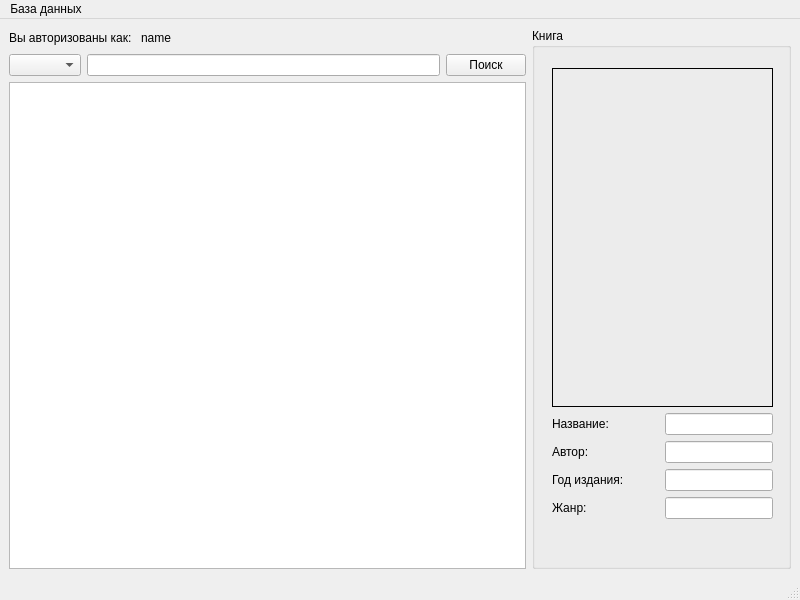
<?xml version="1.0" encoding="UTF-8"?>
<ui version="4.0">
 <class>MainWindow</class>
 <widget class="QMainWindow" name="MainWindow">
  <property name="geometry">
   <rect>
    <x>0</x>
    <y>0</y>
    <width>800</width>
    <height>600</height>
   </rect>
  </property>
  <property name="windowTitle">
   <string>MainWindow</string>
  </property>
  <widget class="QWidget" name="centralwidget">
   <layout class="QHBoxLayout" name="horizontalLayout_7" stretch="2,1">
    <item>
     <layout class="QVBoxLayout" name="verticalLayout_3">
      <item>
       <layout class="QHBoxLayout" name="horizontalLayout_6">
        <item>
         <widget class="QLabel" name="label">
          <property name="text">
           <string>Вы авторизованы как: </string>
          </property>
         </widget>
        </item>
        <item>
         <widget class="QLabel" name="user_name">
          <property name="text">
           <string>name</string>
          </property>
         </widget>
        </item>
        <item>
         <spacer name="horizontalSpacer">
          <property name="orientation">
           <enum>Qt::Horizontal</enum>
          </property>
          <property name="sizeHint" stdset="0">
           <size>
            <width>40</width>
            <height>20</height>
           </size>
          </property>
         </spacer>
        </item>
       </layout>
      </item>
      <item>
       <layout class="QVBoxLayout" name="verticalLayout_2">
        <item>
         <layout class="QHBoxLayout" name="horizontalLayout_5">
          <item>
           <widget class="QComboBox" name="search_selection"/>
          </item>
          <item>
           <widget class="QLineEdit" name="search_line"/>
          </item>
          <item>
           <widget class="QPushButton" name="search_btn">
            <property name="text">
             <string>Поиск</string>
            </property>
           </widget>
          </item>
         </layout>
        </item>
        <item>
         <widget class="QTableView" name="tableView"/>
        </item>
       </layout>
      </item>
     </layout>
    </item>
    <item>
     <widget class="QGroupBox" name="groupBox">
      <property name="title">
       <string>Книга</string>
      </property>
      <widget class="QWidget" name="">
       <property name="geometry">
        <rect>
         <x>20</x>
         <y>40</y>
         <width>221</width>
         <height>451</height>
        </rect>
       </property>
       <layout class="QVBoxLayout" name="verticalLayout" stretch="9,1,1,1,1">
        <item>
         <widget class="QLabel" name="cover">
          <property name="frameShape">
           <enum>QFrame::Box</enum>
          </property>
          <property name="text">
           <string/>
          </property>
         </widget>
        </item>
        <item>
         <layout class="QHBoxLayout" name="horizontalLayout">
          <item>
           <widget class="QLabel" name="label_2">
            <property name="text">
             <string>Название:</string>
            </property>
           </widget>
          </item>
          <item>
           <widget class="QLineEdit" name="book_name">
            <property name="sizePolicy">
             <sizepolicy hsizetype="Fixed" vsizetype="Fixed">
              <horstretch>0</horstretch>
              <verstretch>0</verstretch>
             </sizepolicy>
            </property>
            <property name="readOnly">
             <bool>true</bool>
            </property>
           </widget>
          </item>
         </layout>
        </item>
        <item>
         <layout class="QHBoxLayout" name="horizontalLayout_2">
          <item>
           <widget class="QLabel" name="label_3">
            <property name="text">
             <string>Автор:</string>
            </property>
           </widget>
          </item>
          <item>
           <widget class="QLineEdit" name="book_author">
            <property name="sizePolicy">
             <sizepolicy hsizetype="Fixed" vsizetype="Fixed">
              <horstretch>0</horstretch>
              <verstretch>0</verstretch>
             </sizepolicy>
            </property>
            <property name="readOnly">
             <bool>true</bool>
            </property>
           </widget>
          </item>
         </layout>
        </item>
        <item>
         <layout class="QHBoxLayout" name="horizontalLayout_3">
          <item>
           <widget class="QLabel" name="label_4">
            <property name="text">
             <string>Год издания:</string>
            </property>
           </widget>
          </item>
          <item>
           <widget class="QLineEdit" name="book_year">
            <property name="sizePolicy">
             <sizepolicy hsizetype="Fixed" vsizetype="Fixed">
              <horstretch>0</horstretch>
              <verstretch>0</verstretch>
             </sizepolicy>
            </property>
            <property name="readOnly">
             <bool>true</bool>
            </property>
           </widget>
          </item>
         </layout>
        </item>
        <item>
         <layout class="QHBoxLayout" name="horizontalLayout_4">
          <item>
           <widget class="QLabel" name="label_5">
            <property name="text">
             <string>Жанр:</string>
            </property>
           </widget>
          </item>
          <item>
           <widget class="QLineEdit" name="book_genre">
            <property name="sizePolicy">
             <sizepolicy hsizetype="Fixed" vsizetype="Fixed">
              <horstretch>0</horstretch>
              <verstretch>0</verstretch>
             </sizepolicy>
            </property>
            <property name="readOnly">
             <bool>true</bool>
            </property>
           </widget>
          </item>
         </layout>
        </item>
       </layout>
      </widget>
     </widget>
    </item>
   </layout>
  </widget>
  <widget class="QMenuBar" name="menubar">
   <property name="geometry">
    <rect>
     <x>0</x>
     <y>0</y>
     <width>800</width>
     <height>21</height>
    </rect>
   </property>
   <widget class="QMenu" name="menu">
    <property name="title">
     <string>База данных</string>
    </property>
    <addaction name="add_btn"/>
    <addaction name="edit_btn"/>
    <addaction name="separator"/>
    <addaction name="delete_btn"/>
   </widget>
   <addaction name="menu"/>
  </widget>
  <widget class="QStatusBar" name="statusbar"/>
  <action name="add_btn">
   <property name="text">
    <string>Добавить книгу</string>
   </property>
  </action>
  <action name="edit_btn">
   <property name="text">
    <string>Изменить книгу</string>
   </property>
  </action>
  <action name="delete_btn">
   <property name="text">
    <string>Удалить книгу</string>
   </property>
  </action>
 </widget>
 <resources/>
 <connections/>
</ui>
